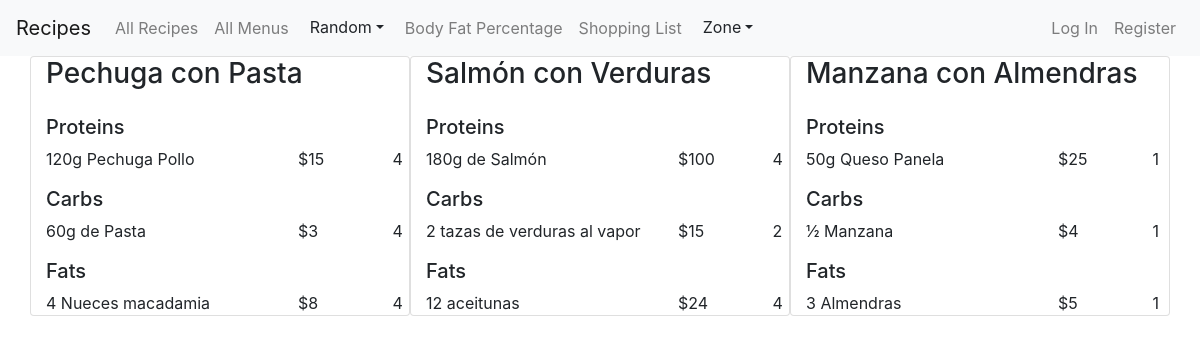
The app's page /zone_menus, older data.
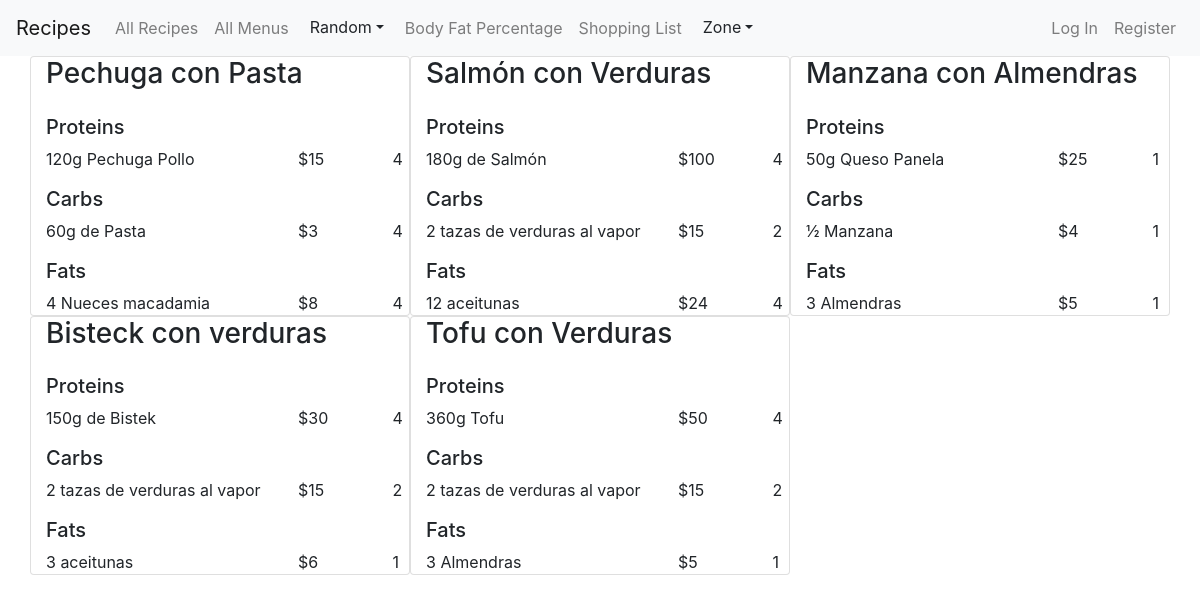
The same page, newer data.
### app/models.py (models this page shows, shortened)
class ZoneMenu(models.Model):
    name = models.CharField(max_length=30)
    price = models.IntegerField(default=0)
    ratio = models.FloatField(default=0)

class Item(models.Model):
    menu = models.ForeignKey(ZoneMenu, on_delete=models.CASCADE)
    product = models.ForeignKey(ZoneProduct, on_delete=models.CASCADE )

class ZoneProduct(models.Model):
    name = models.CharField(max_length=30)
    price = models.IntegerField()
    category = models.CharField(max_length=20)
    blocks = models.IntegerField()

### app/views.py (the view)
# urls.py: path("zone_menus", views.zone_menus, name="zone_menus"),
def zone_menus(request):
    if request.method == 'GET':
        menus = ZoneMenu.objects.all()
        return render(request, 'app/zone_menus.html', {
            'menus': menus
        })

### app/templates/app/zone_menus.html (shortened to what this page needs)
{% extends 'app/layout.html' %}
{% block body %}
  <div class="container">
    <div class="row">
      {% for menu in menus %}
      <div class="card col-4">
        <h3>{{menu.name}}</h3>
        <h5 class="mt-3">Proteins</h5>
          {% for item in menu.item_set.all %}
            {% if item.product.category == 'Protein'%}
              <div class="row">
                <div class="col-8">
                  {{item.product.name}}
                </div>
                <div class="col-3">
                  ${{item.product.price}}
                </div>
                <div class="col-1">
                  {{item.product.blocks}}
                </div>
              </div>
            {% endif %}
          {% endfor %}
        <h5 class="mt-3">Carbs</h5>
          {% for item in menu.item_set.all %}
            {% if item.product.category == 'Carbs'%}
            <div class="row">
              <div class="col-8">
                {{item.product.name}}
              </div>
              <div class="col-3">
                ${{item.product.price}}
              </div>
              <div class="col-1">
                {{item.product.blocks}}
              </div>
            </div>
            {% endif %}
          {% endfor %}
        <h5 class="mt-3">Fats</h5>
          {% for item in menu.item_set.all %}
            {% if item.product.category == 'Fat'%}
            <div class="row">
              <div class="col-8">
                {{item.product.name}}
              </div>
              <div class="col-3">
                ${{item.product.price}}
              </div>
              <div class="col-1">
                {{item.product.blocks}}
              </div>
            </div>
            {% endif %}
          {% endfor %}
      </div>
      {% endfor %}
      {% endblock %}

### app/templates/app/layout.html (shortened to what this page needs)
{% load static %}
<!DOCTYPE html>
<html lang="en">
    <head>
        <link rel="stylesheet" href="https://stackpath.bootstrapcdn.com/bootstrap/4.4.1/css/bootstrap.min.css">
        <link rel="stylesheet" href="https://cdnjs.cloudflare.com/ajax/libs/font-awesome/5.15.3/css/all.min.css">
        <link href="{% static 'app/styles.css' %}" rel="stylesheet">
    </head>
    <body>
        <nav class="navbar navbar-expand-md navbar-light bg-light">
            <a class="navbar-brand" href="#">Recipes</a>
            <div class="collapse navbar-collapse" id="myNavBar">
                <div class="d-flex justify-content-between w-100" >
              <ul class="navbar-nav">
                <li class="nav-item">
                  <a class="nav-link" href="{% url 'index' %}">All Recipes</a>
                </li>
                <li class="nav-item">
                    <a class="nav-link" href="{% url 'show_menus' %}">All Menus</a>
                </li>
                <div class="dropdown">
                    <button class="btn dropdown-toggle" data-bs-toggle='dropdown'>Random</button>
                </div>
                <li class="nav-item">
                    <a class="nav-link" href="{% url 'get_fat' %}">Body Fat Percentage</a>
                </li>
                <li class="nav-item">
                    <a class="nav-link" href="{% url 'shopping_list' %}">Shopping List</a>
                </li>
                <div class="dropdown">
                    <button class="btn dropdown-toggle" data-bs-toggle='dropdown'>Zone</button>
                </div>
              </ul>
              <ul class="navbar-nav">
                    {% if user.is_authenticated %}
                    <li class="nav-item">
                        <a class="nav-link" href="{% url 'profile' user.id %}">
                            <strong>{{ user.username }}</strong
                        ></a>
                    </li>
                    <li class="nav-item">
                        <a class="nav-link" href="{% url 'add_recipe' %}"> Add Recipe</a>
                    </li>
                    <li class="nav-item">
                        <a class="nav-link" href="{% url 'add_menu' %}"> Add Menu</a>
                    </li>
                    <li class="nav-item">
                        <a class="nav-link" href="{% url 'logout' %}">Log Out</a>
                    </li>
                    {% else %}
                        <li class="nav-item">
                            <a class="nav-link" href="{% url 'login' %}">Log In</a>
                        </li>
                        <li class="nav-item">
                            <a class="nav-link" href="{% url 'register' %}">Register</a>
                        </li>
                    {% endif %}
              </ul>
                </div>
            </div>
          </nav>
        <div class="body">
            {% block body %}
            {% endblock %}
        </div>
    </body>
</html>

Row changes from the older to the newer data that the page shows:
added ZoneMenu: name "Bisteck con verduras"
added Item: product.name "150g de Bistek", product.price "30", product.blocks "4", shown under "Bisteck con verduras"
added Item: product.name "2 tazas de verduras al vapor", product.price "15", product.blocks "2", shown under "Bisteck con verduras"
added Item: product.name "3 aceitunas", product.price "6", product.blocks "1", shown under "Bisteck con verduras"
added ZoneMenu: name "Tofu con Verduras"
added Item: product.name "360g Tofu", product.price "50", product.blocks "4", shown under "Tofu con Verduras"
added Item: product.name "2 tazas de verduras al vapor", product.price "15", product.blocks "2", shown under "Tofu con Verduras"
added Item: product.name "3 Almendras", product.price "5", product.blocks "1", shown under "Tofu con Verduras"
